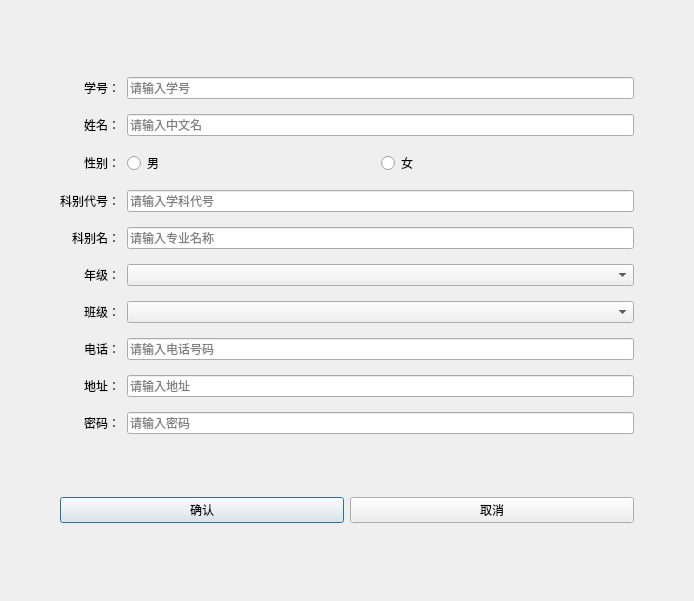
<?xml version="1.0" encoding="UTF-8"?>
<ui version="4.0">
 <class>CUserRegisterDialog</class>
 <widget class="QDialog" name="CUserRegisterDialog">
  <property name="geometry">
   <rect>
    <x>0</x>
    <y>0</y>
    <width>694</width>
    <height>601</height>
   </rect>
  </property>
  <property name="minimumSize">
   <size>
    <width>694</width>
    <height>601</height>
   </size>
  </property>
  <property name="windowTitle">
   <string>注册</string>
  </property>
  <layout class="QHBoxLayout" name="horizontalLayout_2">
   <item>
    <widget class="QWidget" name="widget" native="true">
     <layout class="QVBoxLayout" name="verticalLayout" stretch="5,1">
      <item>
       <layout class="QGridLayout" name="gridLayout">
        <property name="horizontalSpacing">
         <number>7</number>
        </property>
        <property name="verticalSpacing">
         <number>15</number>
        </property>
        <item row="1" column="1">
         <widget class="QLabel" name="label_2">
          <property name="layoutDirection">
           <enum>Qt::LeftToRight</enum>
          </property>
          <property name="text">
           <string>姓名：</string>
          </property>
          <property name="alignment">
           <set>Qt::AlignRight|Qt::AlignTrailing|Qt::AlignVCenter</set>
          </property>
         </widget>
        </item>
        <item row="4" column="0">
         <spacer name="horizontalSpacer">
          <property name="orientation">
           <enum>Qt::Horizontal</enum>
          </property>
          <property name="sizeType">
           <enum>QSizePolicy::Minimum</enum>
          </property>
          <property name="sizeHint" stdset="0">
           <size>
            <width>40</width>
            <height>20</height>
           </size>
          </property>
         </spacer>
        </item>
        <item row="8" column="1">
         <widget class="QLabel" name="label_9">
          <property name="layoutDirection">
           <enum>Qt::LeftToRight</enum>
          </property>
          <property name="text">
           <string>地址：</string>
          </property>
          <property name="alignment">
           <set>Qt::AlignRight|Qt::AlignTrailing|Qt::AlignVCenter</set>
          </property>
         </widget>
        </item>
        <item row="1" column="2">
         <widget class="QLineEdit" name="lineEdit_name">
          <property name="placeholderText">
           <string>请输入中文名</string>
          </property>
         </widget>
        </item>
        <item row="2" column="1">
         <widget class="QLabel" name="label_3">
          <property name="layoutDirection">
           <enum>Qt::LeftToRight</enum>
          </property>
          <property name="text">
           <string>性别：</string>
          </property>
          <property name="alignment">
           <set>Qt::AlignRight|Qt::AlignTrailing|Qt::AlignVCenter</set>
          </property>
         </widget>
        </item>
        <item row="8" column="2">
         <widget class="QLineEdit" name="lineEdit_addr">
          <property name="placeholderText">
           <string>请输入地址</string>
          </property>
         </widget>
        </item>
        <item row="4" column="3">
         <spacer name="horizontalSpacer_2">
          <property name="orientation">
           <enum>Qt::Horizontal</enum>
          </property>
          <property name="sizeType">
           <enum>QSizePolicy::Minimum</enum>
          </property>
          <property name="sizeHint" stdset="0">
           <size>
            <width>40</width>
            <height>20</height>
           </size>
          </property>
         </spacer>
        </item>
        <item row="0" column="2">
         <widget class="QLineEdit" name="lineEdit_stuid">
          <property name="placeholderText">
           <string>请输入学号</string>
          </property>
         </widget>
        </item>
        <item row="5" column="1">
         <widget class="QLabel" name="label_6">
          <property name="layoutDirection">
           <enum>Qt::LeftToRight</enum>
          </property>
          <property name="text">
           <string>年级：</string>
          </property>
          <property name="alignment">
           <set>Qt::AlignRight|Qt::AlignTrailing|Qt::AlignVCenter</set>
          </property>
         </widget>
        </item>
        <item row="4" column="1">
         <widget class="QLabel" name="label_5">
          <property name="layoutDirection">
           <enum>Qt::LeftToRight</enum>
          </property>
          <property name="text">
           <string>科别名：</string>
          </property>
          <property name="alignment">
           <set>Qt::AlignRight|Qt::AlignTrailing|Qt::AlignVCenter</set>
          </property>
         </widget>
        </item>
        <item row="4" column="2">
         <widget class="QLineEdit" name="lineEdit_depname">
          <property name="placeholderText">
           <string>请输入专业名称</string>
          </property>
         </widget>
        </item>
        <item row="7" column="1">
         <widget class="QLabel" name="label_8">
          <property name="layoutDirection">
           <enum>Qt::LeftToRight</enum>
          </property>
          <property name="text">
           <string>电话：</string>
          </property>
          <property name="alignment">
           <set>Qt::AlignRight|Qt::AlignTrailing|Qt::AlignVCenter</set>
          </property>
         </widget>
        </item>
        <item row="6" column="1">
         <widget class="QLabel" name="label_7">
          <property name="layoutDirection">
           <enum>Qt::LeftToRight</enum>
          </property>
          <property name="text">
           <string>班级：</string>
          </property>
          <property name="alignment">
           <set>Qt::AlignRight|Qt::AlignTrailing|Qt::AlignVCenter</set>
          </property>
         </widget>
        </item>
        <item row="3" column="2">
         <widget class="QLineEdit" name="lineEdit_depno">
          <property name="placeholderText">
           <string>请输入学科代号</string>
          </property>
         </widget>
        </item>
        <item row="3" column="1">
         <widget class="QLabel" name="label_4">
          <property name="layoutDirection">
           <enum>Qt::LeftToRight</enum>
          </property>
          <property name="text">
           <string>科别代号：</string>
          </property>
          <property name="alignment">
           <set>Qt::AlignRight|Qt::AlignTrailing|Qt::AlignVCenter</set>
          </property>
         </widget>
        </item>
        <item row="0" column="1">
         <widget class="QLabel" name="label">
          <property name="layoutDirection">
           <enum>Qt::LeftToRight</enum>
          </property>
          <property name="text">
           <string>学号：</string>
          </property>
          <property name="alignment">
           <set>Qt::AlignRight|Qt::AlignTrailing|Qt::AlignVCenter</set>
          </property>
         </widget>
        </item>
        <item row="7" column="2">
         <widget class="QLineEdit" name="lineEdit_tel">
          <property name="placeholderText">
           <string>请输入电话号码</string>
          </property>
         </widget>
        </item>
        <item row="9" column="1">
         <widget class="QLabel" name="label_10">
          <property name="text">
           <string>密码：</string>
          </property>
          <property name="alignment">
           <set>Qt::AlignRight|Qt::AlignTrailing|Qt::AlignVCenter</set>
          </property>
         </widget>
        </item>
        <item row="9" column="2">
         <widget class="QLineEdit" name="lineEdit_password">
          <property name="echoMode">
           <enum>QLineEdit::Password</enum>
          </property>
          <property name="placeholderText">
           <string>请输入密码</string>
          </property>
         </widget>
        </item>
        <item row="2" column="2">
         <layout class="QHBoxLayout" name="horizontalLayout_3">
          <item>
           <widget class="QRadioButton" name="radioButton_man">
            <property name="text">
             <string>男</string>
            </property>
           </widget>
          </item>
          <item>
           <widget class="QRadioButton" name="radioButton_woman">
            <property name="text">
             <string>女</string>
            </property>
           </widget>
          </item>
         </layout>
        </item>
        <item row="5" column="2">
         <widget class="QComboBox" name="comboBox_grade"/>
        </item>
        <item row="6" column="2">
         <widget class="QComboBox" name="comboBox_class"/>
        </item>
       </layout>
      </item>
      <item>
       <layout class="QHBoxLayout" name="horizontalLayout">
        <item>
         <spacer name="horizontalSpacer_3">
          <property name="orientation">
           <enum>Qt::Horizontal</enum>
          </property>
          <property name="sizeType">
           <enum>QSizePolicy::Minimum</enum>
          </property>
          <property name="sizeHint" stdset="0">
           <size>
            <width>40</width>
            <height>20</height>
           </size>
          </property>
         </spacer>
        </item>
        <item>
         <widget class="QPushButton" name="pushButton_Confirm">
          <property name="text">
           <string>确认</string>
          </property>
         </widget>
        </item>
        <item>
         <widget class="QPushButton" name="pushButton_Cancel">
          <property name="text">
           <string>取消</string>
          </property>
         </widget>
        </item>
        <item>
         <spacer name="horizontalSpacer_4">
          <property name="orientation">
           <enum>Qt::Horizontal</enum>
          </property>
          <property name="sizeType">
           <enum>QSizePolicy::Minimum</enum>
          </property>
          <property name="sizeHint" stdset="0">
           <size>
            <width>40</width>
            <height>20</height>
           </size>
          </property>
         </spacer>
        </item>
       </layout>
      </item>
     </layout>
    </widget>
   </item>
  </layout>
 </widget>
 <tabstops>
  <tabstop>lineEdit_stuid</tabstop>
  <tabstop>lineEdit_name</tabstop>
  <tabstop>lineEdit_depno</tabstop>
  <tabstop>lineEdit_depname</tabstop>
  <tabstop>lineEdit_tel</tabstop>
  <tabstop>lineEdit_addr</tabstop>
  <tabstop>lineEdit_password</tabstop>
  <tabstop>pushButton_Confirm</tabstop>
  <tabstop>pushButton_Cancel</tabstop>
 </tabstops>
 <resources/>
 <connections/>
</ui>
